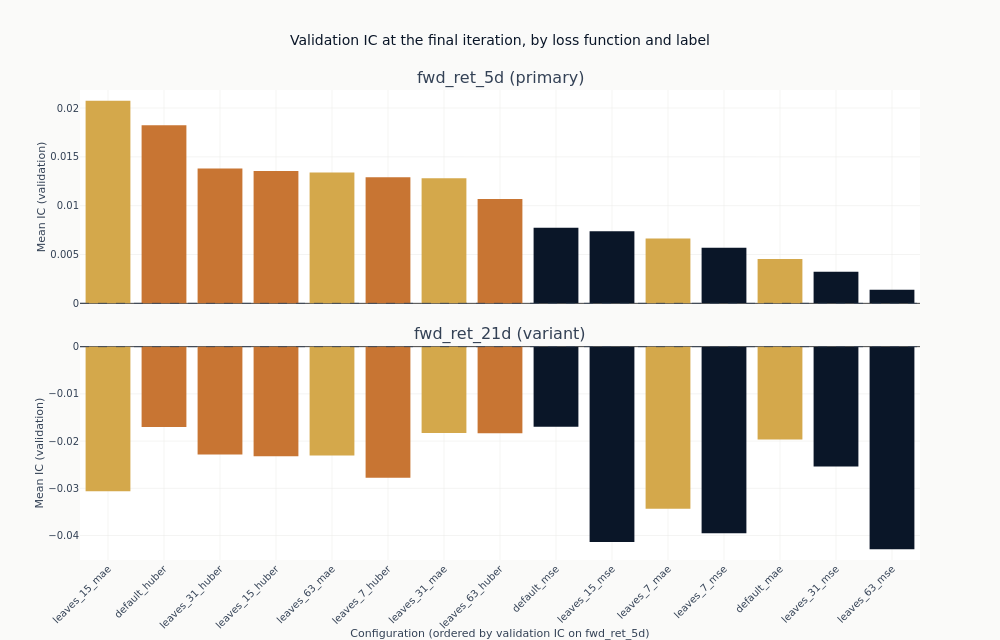

The notebook cell this image was saved under:
### Markdown cell above
### Comparing every configuration at the same training length

The curves are coloured by objective because that is the axis with a mechanism behind it. If
heavy tails are steering the squared-error fits, the three colours should separate, and they
should separate more as trees are added, since each additional tree is fitted to the residuals
the previous ones left.

The chart below drops the checkpoint dimension by taking each configuration's final state, so
every configuration is compared at the same amount of training. That is the comparison that does
not require choosing anything after the fact. The configurations are held in one order across
the panels - their ranking on the primary label - so a panel that does not descend is a horizon
that orders the grid differently.

### Code cell
final = (
    catalog.filter(pl.col("checkpoint_value") == pl.col("checkpoint_value").max().over("label"))
    .filter("full_coverage")
    .with_columns(objective=pl.col("config_name").map_elements(objective_of, return_dtype=pl.Utf8))
    .sort(["label", "ic_mean"], descending=[False, True])
)
final_iteration = int(final.get_column("checkpoint_value").max())
config_order = (
    final.filter(pl.col("label") == order_label)
    .sort("ic_mean", descending=True)
    .get_column("config_name")
    .to_list()
)

fig_obj = make_subplots(
    rows=len(panel_labels),
    cols=1,
    shared_xaxes=True,
    vertical_spacing=0.09,
    subplot_titles=[
        f"{label} ({'primary' if label == primary else 'variant'})" for label in panel_labels
    ],
)
for row, label in enumerate(panel_labels, start=1):
    panel = final.filter(pl.col("label") == label)
    fig_obj.add_trace(
        go.Bar(
            x=panel.get_column("config_name").to_list(),
            y=panel.get_column("ic_mean").to_list(),
            marker_color=[objectives[value] for value in panel.get_column("objective")],
        ),
        row=row,
        col=1,
    )
    fig_obj.add_hline(
        y=0, line_width=1, line_dash="dash", line_color=COLORS["neutral"], row=row, col=1
    )
    fig_obj.update_yaxes(title_text="Mean IC (validation)", row=row, col=1)
fig_obj.update_xaxes(
    categoryorder="array",
    categoryarray=config_order,
    tickangle=-45,
    title_text=f"Configuration (ordered by validation IC on {order_label})",
    row=len(panel_labels),
    col=1,
)
fig_obj.update_layout(
    title="Validation IC at the final iteration, by loss function and label",
    height=320 * len(panel_labels),
    width=1000,
    showlegend=False,
    margin=dict(t=90),
)
show_plotly_with_alt(
    fig_obj,
    "Stacked bar charts of mean validation information coefficient at the final boosting "
    "iteration, coloured by loss function: dark navy for squared error, gold for absolute error, "
    "copper for Huber. The configurations are in the same order in each panel, that order being "
    f"their ranking on {order_label}, and each panel carries a dashed zero line. Every bar in the "
    "five-day panel rises above the line, from 0.026 down to 0.006, led by four copper Huber bars "
    "and a gold one. Every bar in the 21-day panel hangs below it, and the two longest there are "
    "navy squared-error bars near -0.042 that sit seventh and thirteenth in the panel above.",
)

### Figure 1 — Plotly figure (JSON) as saved in the notebook; plotly's stock layout.template omitted (floating-point values rounded to 4 significant figures)
{"data": [{"marker": {"color": ["#D4A84B", "#C87533", "#C87533", "#C87533", "#D4A84B", "#C87533", "#D4A84B", "#C87533", "#0a1628", "#0a1628", "#D4A84B", "#0a1628", "#D4A84B", "#0a1628", "#0a1628"]}, "type": "bar", "x": ["leaves_15_mae", "default_huber", "leaves_31_huber", "leaves_15_huber", "leaves_63_mae", "leaves_7_huber", "leaves_31_mae", "leaves_63_huber", "default_mse", "leaves_15_mse", "leaves_7_mae", "leaves_7_mse", "default_mae", "leaves_31_mse", "leaves_63_mse"], "xaxis": "x", "y": [0.02075, 0.01825, 0.01382, 0.01356, 0.0134, 0.01291, 0.0128, 0.01069, 0.007752, 0.007373, 0.006632, 0.005682, 0.004546, 0.003229, 0.001399], "yaxis": "y"}, {"marker": {"color": ["#0a1628", "#C87533", "#D4A84B", "#C87533", "#D4A84B", "#C87533", "#D4A84B", "#C87533", "#0a1628", "#C87533", "#D4A84B", "#D4A84B", "#0a1628", "#0a1628", "#0a1628"]}, "type": "bar", "x": ["default_mse", "default_huber", "leaves_31_mae", "leaves_63_huber", "default_mae", "leaves_31_huber", "leaves_63_mae", "leaves_15_huber", "leaves_31_mse", "leaves_7_huber", "leaves_15_mae", "leaves_7_mae", "leaves_7_mse", "leaves_15_mse", "leaves_63_mse"], "xaxis": "x2", "y": [-0.01697, -0.017, -0.01827, -0.01835, -0.01967, -0.02281, -0.02307, -0.02323, -0.02537, -0.02778, -0.0306, -0.03434, -0.0395, -0.04136, -0.04291], "yaxis": "y2"}], "layout": {"annotations": [{"font": {"size": 16}, "showarrow": false, "text": "fwd_ret_5d (primary)", "x": 0.5, "xanchor": "center", "xref": "paper", "y": 1.0, "yanchor": "bottom", "yref": "paper"}, {"font": {"size": 16}, "showarrow": false, "text": "fwd_ret_21d (variant)", "x": 0.5, "xanchor": "center", "xref": "paper", "y": 0.455, "yanchor": "bottom", "yref": "paper"}], "height": 640, "margin": {"t": 90}, "shapes": [{"line": {"color": "#334155", "dash": "dash", "width": 1}, "type": "line", "x0": 0, "x1": 1, "xref": "x domain", "y0": 0, "y1": 0, "yref": "y"}, {"line": {"color": "#334155", "dash": "dash", "width": 1}, "type": "line", "x0": 0, "x1": 1, "xref": "x2 domain", "y0": 0, "y1": 0, "yref": "y2"}], "showlegend": false, "title": {"text": "Validation IC at the final iteration, by loss function and label"}, "width": 1000, "xaxis": {"anchor": "y", "domain": [0.0, 1.0], "matches": "x2", "showticklabels": false}, "xaxis2": {"anchor": "y2", "categoryarray": ["leaves_15_mae", "default_huber", "leaves_31_huber", "leaves_15_huber", "leaves_63_mae", "leaves_7_huber", "leaves_31_mae", "leaves_63_huber", "default_mse", "leaves_15_mse", "leaves_7_mae", "leaves_7_mse", "default_mae", "leaves_31_mse", "leaves_63_mse"], "categoryorder": "array", "domain": [0.0, 1.0], "tickangle": -45, "title": {"text": "Configuration (ordered by validation IC on fwd_ret_5d)"}}, "yaxis": {"anchor": "x", "domain": [0.545, 1.0], "title": {"text": "Mean IC (validation)"}}, "yaxis2": {"anchor": "x2", "domain": [0.0, 0.455], "title": {"text": "Mean IC (validation)"}}}}
